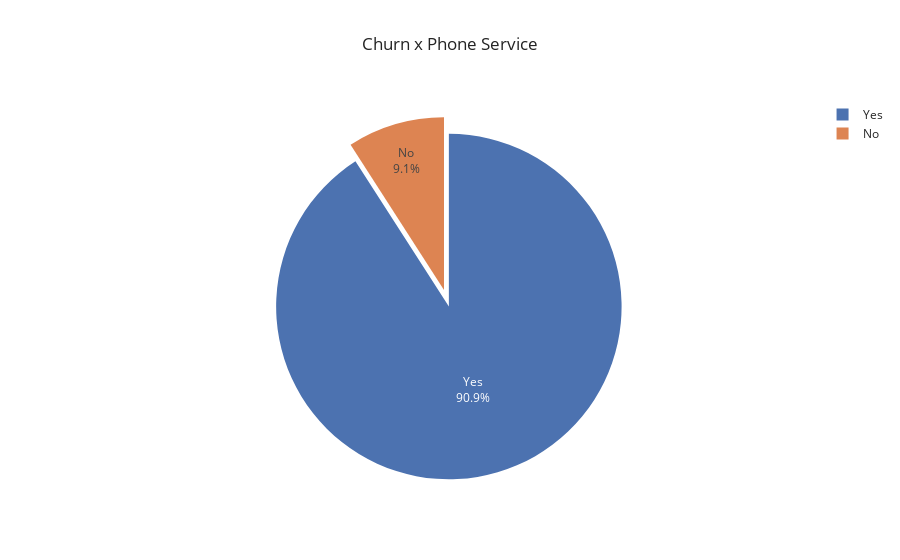

Here is the notebook cell this chart was saved with:
### Code cell
# Churn x Phone Service
fig = px.pie(churn, names = 'PhoneService', template = 'seaborn',
            title = 'Churn x Phone Service')
fig.update_traces(pull = [0.1], textinfo = "percent+label")
fig.show()

### Figure 1 — Plotly figure (JSON) as saved in the notebook; plotly's stock layout.template omitted (floating-point values rounded to 4 significant figures; data arrays with more than 128 entries replaced by an {"elided": "..."} marker saying what was removed)
{"data": [{"domain": {"x": [0, 1], "y": [0, 1]}, "hovertemplate": "PhoneService=%{label}<extra></extra>", "labels": {"elided": "1869 str values"}, "legendgroup": "", "name": "", "pull": [0.1], "showlegend": true, "textinfo": "percent+label", "type": "pie"}], "layout": {"legend": {"tracegroupgap": 0}, "title": {"text": "Churn x Phone Service"}}}
